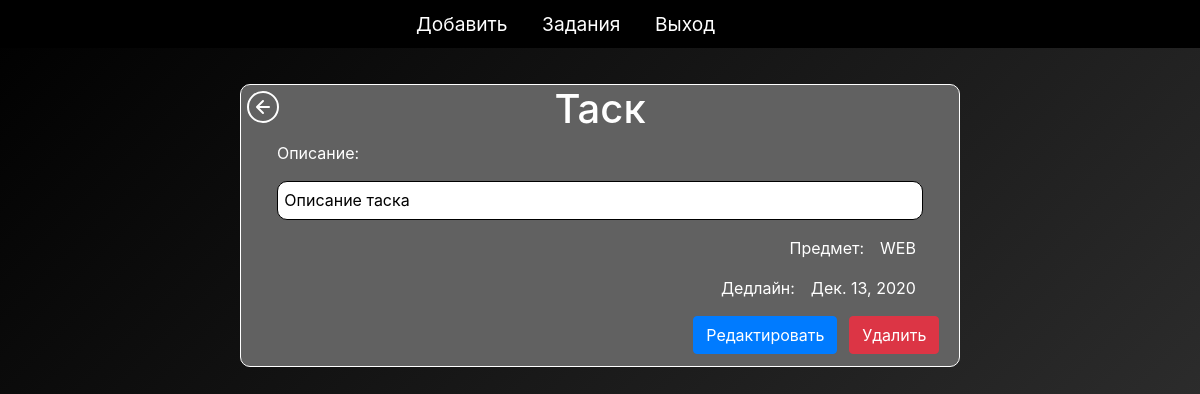
/description-1, run on the app's committed database.
### sod/models.py (models this page shows, shortened)
class Task(models.Model):
    name = models.CharField('Название', max_length=50)
    description = models.TextField('Описание')
    date = models.DateField()
    object = models.CharField('Название предмета', max_length=50)
    image = models.ImageField("Изображение", upload_to="images/", default="images/default.jpg")

### sod/views.py (the view)
# urls.py: path('description-<int:pk>', views.DescriptionDetail.as_view(), name='description'),
class DescriptionDetail(DetailView):
    model = Task
    context_object_name = 'task'
    template_name = 'sod/description.html'

### templates/sod/description.html (shortened to what this page needs)
{% extends "sod/base.html" %}
{% block content %}
    <body>
    <main>
        <div class="TaskDetail">
            <div>
                <h1>{{ task.name }}</h1>
            </div>
            <div>
                <p>Описание:</p>
                <p>{{ task.description }}</p>
            </div>
            <div>
                <p>Предмет:</p>
                <p>{{ task.object }}</p>
            </div>
            <div>
                <p>Дедлайн:</p>
                <p>{{ task.date }}</p>
            </div>
            <div class="Change">
                <button onClick="window.location.href='/updatetask-{{ task.id }}'" class="btn btn-primary">Редактировать
                </button>
                <button onClick="window.location.href='/deletetask-{{ task.id }}'" class="btn btn-danger">Удалить
                </button>
            </div>
            <div class="Back">
                <a href="tasks">
                </a>
            </div>
        </div>
    </main>
    </body>
{% endblock content %}

### static/css/style.css (style rules this page uses)
.TaskDetail { display: flex; flex-direction: column; color: white; border: 1px solid white; background-color: #616161; border-radius: 10px; margin: 3% 20%; }
.TaskDetail > div:nth-child(1) { margin: auto; }
.TaskDetail > div:nth-child(2) { padding-left: 5%; padding-right: 5%; }
.TaskDetail > div:nth-child(2) > p:nth-child(2) { background-color: white; border: 1px solid black; color: black; border-radius: 10px; padding: 1%; }
.TaskDetail > div:nth-child(n + 3) { display: flex; flex-direction: row; margin-left: auto; margin-right: 6%; }
.TaskDetail > div:nth-child(n + 3) > p:nth-child(1) { margin-right: 1rem; }
.Back { position: absolute; margin-top: 0.5%; padding-left: 0.5%; }
.TaskDetail a { color: white; text-decoration: none; transition-duration: 0.2s; margin-bottom: 5%; }
.Change { display: flex; flex-direction: row;; }
.Change > button { margin-left: 5%; margin-bottom: 5%; }

### data on the page
Task: name "Таск", description "Описание таска", object "WEB", date "Дек. 13, 2020"
